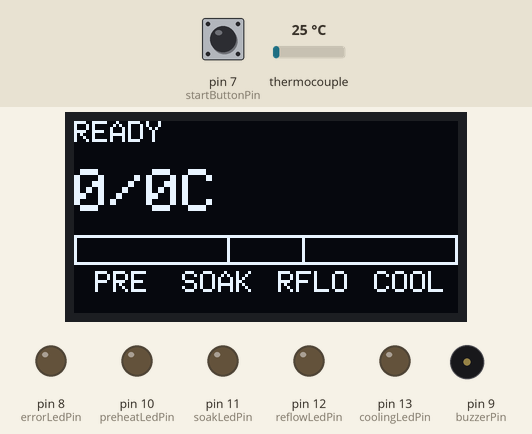
This sketch was run on a simulated Arduino Uno, built with avr-gcc and run on an emulated ATmega328P. Shown: 128×64 one-colour display, output pins drawn as LEDs (lit = HIGH), buzzer (waves = sounding). The test bench sets the inputs (shaded band); at power-on: pin 7 (startButtonPin) HIGH, thermocouple 25 °C. Pins used as bus, display or sensor lines are not drawn; what the sketch prints to the serial monitor is not drawn.

Above: at 12.7 s.
12.8 s: pin 7 (startButtonPin) pulled LOW for 0.15 s
At 13.9 s:
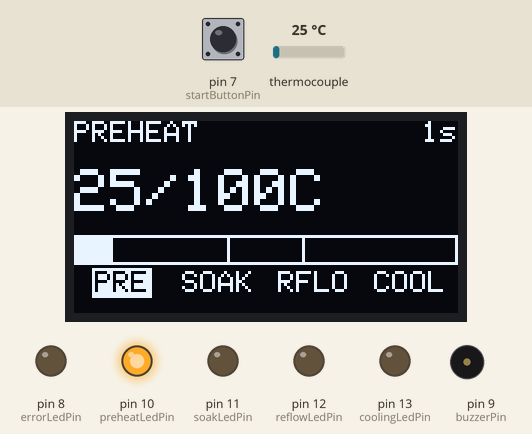
16.6 s: thermocouple set to 94 °C
At 17.9 s:
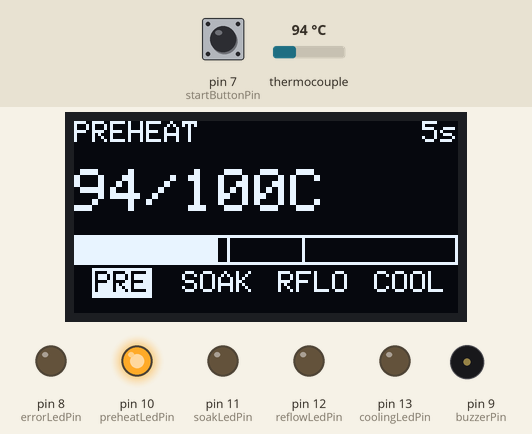
19.6 s: thermocouple set to 103 °C
At 21.9 s:
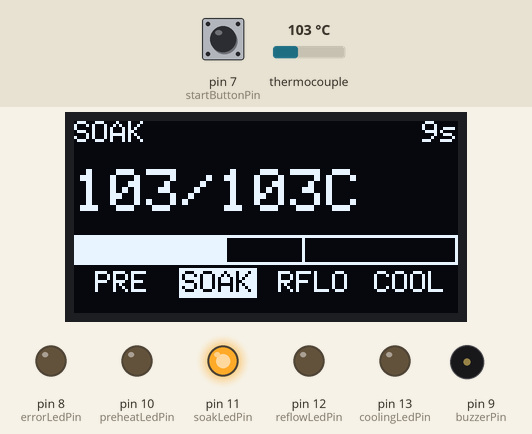
23.7 s: thermocouple set to 6 °C
At 24.7 s:
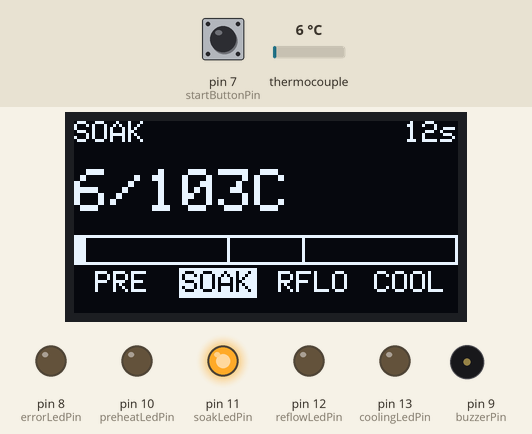
Timing chart, 0 to 26.7 s (numbered marks = the images above; inputs shaded):
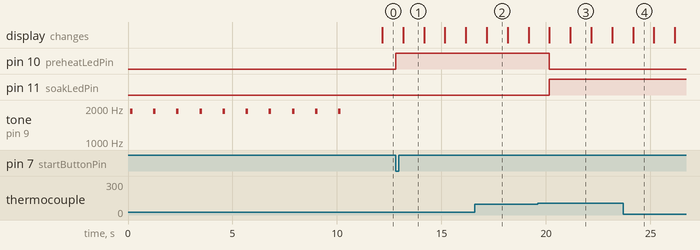

The sketch:

Reflow_Oven.ino
```cpp
#include <SPI.h>
#include <Wire.h>
#include <Adafruit_GFX.h>
#include <Adafruit_SSD1306.h>
#include <PID_v1.h>
#include "Adafruit_MAX31855.h"


// type definitions
typedef enum REFLOW_STATE
{
  REFLOW_STATE_IDLE,
  REFLOW_STATE_PREHEAT,
  REFLOW_STATE_SOAK,
  REFLOW_STATE_REFLOW,
  REFLOW_STATE_COOL,
  REFLOW_STATE_COMPLETE,
  REFLOW_STATE_TOO_HOT,
  REFLOW_STATE_ERROR
} reflowState_t;

typedef enum REFLOW_STATUS
{
  REFLOW_STATUS_OFF,
  REFLOW_STATUS_ON
} reflowStatus_t;


// constants
#define TEMPERATURE_ROOM        50

////// non-RoHS
#define TEMPERATURE_SOAK_MIN   100
#define TEMPERATURE_SOAK_MAX   150
#define TEMPERATURE_REFLOW_MAX 250    // was 230 - 250 to reclaim components

///// RoHS Values
// #define TEMPERATURE_SOAK_MIN   150
// #define TEMPERATURE_SOAK_MAX   200
// #define TEMPERATURE_REFLOW_MAX 250
#define TEMPERATURE_COOL_MIN   100
#define SENSOR_SAMPLING_TIME   1000
#define SOAK_TEMPERATURE_STEP  3.5   // was 5
#define SOAK_MICRO_PERIOD      9000

// PID parameters
// preheat stage
#define PID_KP_PREHEAT     100
#define PID_KI_PREHEAT     0.025
#define PID_KD_PREHEAT     20

// soaking stage
#define PID_KP_SOAK        300
#define PID_KI_SOAK        0.05
#define PID_KD_SOAK        250

// reflow stage
#define PID_KP_REFLOW      300
#define PID_KI_REFLOW      0.05
#define PID_KD_REFLOW      350

#define PID_SAMPLE_TIME    1000


// thermocouple pins
const int MAXDO  = 3;
const int MAXCS  = 4;
const int MAXCLK = 5;

// other pins
const int preheatLedPin = 10;
const int soakLedPin    = 11;
const int reflowLedPin  = 12;
const int coolingLedPin = 13;
const int errorLedPin   = 8;

const int startButtonPin = 7;
const int buzzerPin      = 9;
const int ssrPin         = 6;

// PID control variables
double setpoint;
double input;
double output;
double kp = PID_KP_PREHEAT;
double ki = PID_KI_PREHEAT;
double kd = PID_KD_PREHEAT;
int windowSize;
unsigned long windowStartTime;
unsigned long nextCheck;
unsigned long nextRead;
unsigned long timerSoak;

// reflow oven controller state machine
reflowState_t reflowState;

// reflow over controller status
reflowStatus_t reflowStatus;

// seconds timer
int timerSeconds;

// specify PID control interface
PID reflowOvenPID(&input, &output, &setpoint, kp, ki, kd, DIRECT);

// initialize thermocouple
Adafruit_MAX31855 thermocouple(MAXCLK, MAXCS, MAXDO);

// initialize display (128x64, I2C address 0x3C)
#define OLED_ADDRESS 0x3C
Adafruit_SSD1306 display(128, 64, &Wire, -1);


void setup() {
  int i = 0;

  pinMode(preheatLedPin, OUTPUT);
  pinMode(soakLedPin, OUTPUT);
  pinMode(reflowLedPin, OUTPUT);
  pinMode(coolingLedPin, OUTPUT);
  pinMode(errorLedPin, OUTPUT);
  pinMode(startButtonPin, INPUT_PULLUP);
  pinMode(buzzerPin, OUTPUT);
  pinMode(ssrPin, OUTPUT);

  turnSsrOff();   // ensure the SSR is off

  // serial communications
  Serial.begin(57600);

  display.begin(SSD1306_SWITCHCAPVCC, OLED_ADDRESS);
  display.clearDisplay();
  display.display();

  for (i = 0; i < 10; i++) {
    beep();
    delay(1000);
  }


  // set window size
  windowSize = 2000;

  // initialize time keeping variable
  nextCheck = millis();

  // initialize thermocouple reading
  nextRead = millis();

}

void loop()
{
  unsigned long now;

  // time to read thermocouple
  if (millis() - nextRead >= SENSOR_SAMPLING_TIME)
  {
    // read the thermocouple next sampling period
    nextRead += SENSOR_SAMPLING_TIME;

    // read current temperature
    input = thermocouple.readCelsius();

    // if thermocouple problem
    if (isnan(input))
    {
      // an illegal operation
      reflowState = REFLOW_STATE_ERROR;
      reflowStatus = REFLOW_STATUS_OFF;
    }
  }

  if (millis() - nextCheck >= 1000)
  {
    // check input in the next seconds
    nextCheck += 1000;

    // if reflow process is on going
    if (reflowStatus == REFLOW_STATUS_ON)
    {
      timerSeconds++;

      // send temperature and timestamp to serial
      Serial.print(timerSeconds);
      Serial.print(" ");
      Serial.print(setpoint);
      Serial.print(" ");
      Serial.print(input);
      Serial.print(" ");
      Serial.println(output);
    }
    else
    {
      // maybe turn off leds
    }

    updateDisplay();
  }

  switch(reflowState)
  {
    case REFLOW_STATE_IDLE:
      // if oven temperature is still above room temperature
      if (input >= TEMPERATURE_ROOM)
      {
        reflowState = REFLOW_STATE_TOO_HOT;
      }
      else if (digitalRead(startButtonPin) == LOW)
      {
        // start reflow process

        // send header for csv file
        Serial.println("Time Setpoint Input Output");

        // initialize seconds timer for serial debug info
        timerSeconds = 0;

        // initialize PID control window starting time
        windowStartTime = millis();

        // ramp up to minimum soak time
        setpoint = TEMPERATURE_SOAK_MIN;

        // Tell the PID to range between 0 and the full window size
        reflowOvenPID.SetOutputLimits(0, windowSize);

        reflowOvenPID.SetSampleTime(PID_SAMPLE_TIME);

        // Reset PID tunings to preheat values for new cycle
        reflowOvenPID.SetTunings(PID_KP_PREHEAT, PID_KI_PREHEAT, PID_KD_PREHEAT);

        // Turn the PID on
        reflowOvenPID.SetMode(AUTOMATIC);

        // Proceed to preheat stage
        reflowState = REFLOW_STATE_PREHEAT;
      }
      break;

    case REFLOW_STATE_PREHEAT:
        turnOnPreheatLed();
        reflowStatus = REFLOW_STATUS_ON;

        // if minimum soak temperature is achieved
        if (input >= TEMPERATURE_SOAK_MIN)
        {
          // chop soaking period into smaller sub-period
          timerSoak = millis() + SOAK_MICRO_PERIOD;

          // set agressive PID parameters for soaking ramp
          reflowOvenPID.SetTunings(PID_KP_SOAK, PID_KI_SOAK, PID_KD_SOAK);

          // ramp up to first section of soaking temperature
          setpoint = TEMPERATURE_SOAK_MIN + SOAK_TEMPERATURE_STEP;

          // proceed to soaking state
          reflowState = REFLOW_STATE_SOAK;
          turnOffPreheatLed();
        }
        break;

  case REFLOW_STATE_SOAK:
    turnOnSoakLed();

    // If micro soak temperature is achieved
    if (millis() > timerSoak) {
      timerSoak = millis() + SOAK_MICRO_PERIOD;

      // Increment micro setpoint
      setpoint += SOAK_TEMPERATURE_STEP;

      if (setpoint > TEMPERATURE_SOAK_MAX) {
        // Set agressive PID parameters for reflow ramp
        reflowOvenPID.SetTunings(PID_KP_REFLOW, PID_KI_REFLOW, PID_KD_REFLOW);

        // Ramp up to first section of soaking temperature
        setpoint = TEMPERATURE_REFLOW_MAX;

        // Proceed to reflowing state
        reflowState = REFLOW_STATE_REFLOW;
        turnOffSoakLed();
      }
    }
    break;

  case REFLOW_STATE_REFLOW:
    turnOnReflowLed();

    // We need to avoid hovering at peak temperature for too long
    // Crude method that works like a charm and safe for the components
    if (input >= (TEMPERATURE_REFLOW_MAX - 5)) {

      // Set PID parameters for cooling ramp
      reflowOvenPID.SetTunings(PID_KP_REFLOW, PID_KI_REFLOW, PID_KD_REFLOW);

      // Ramp down to minimum cooling temperature
      setpoint = TEMPERATURE_COOL_MIN;

      // Proceed to cooling state
      reflowState = REFLOW_STATE_COOL;
      turnOffReflowLed();
    }
    break;

  case REFLOW_STATE_COOL:
    turnOnCoolingLed();

    // If minimum cool temperature is achieve
    if (input <= TEMPERATURE_COOL_MIN) {
      // Turn off reflow process
      reflowStatus = REFLOW_STATUS_OFF;

      // Proceed to reflow Completion state
      reflowState = REFLOW_STATE_COMPLETE;
      turnOffCoolingLed();
    }
    break;

  case REFLOW_STATE_COMPLETE:
    buzzer();
    reflowState = REFLOW_STATE_IDLE;
    break;


  case REFLOW_STATE_TOO_HOT:

    // If oven temperature drops below room temperature
    if (input < TEMPERATURE_ROOM)
    {
      // Ready to reflow
      reflowState = REFLOW_STATE_IDLE;
    }
    break;

  case REFLOW_STATE_ERROR:
    turnOnErrorLed();

    // If thermocouple problem is still present
    if (isnan(input)) {
      // Wait until thermocouple wire is connected
    }
    else
    {
      // Clear to perform reflow process
      reflowState = REFLOW_STATE_IDLE;
      turnOffErrorLed();
    }
    break;

  } // end of switch

  // PID computation and SSR control
  if (reflowStatus == REFLOW_STATUS_ON)
  {
    now = millis();
    reflowOvenPID.Compute();

    if((now - windowStartTime) > windowSize)
    {
      // Time to shift the Relay Window
      windowStartTime += windowSize;
    }
    if(output > (now - windowStartTime)) {
      // Turn relay on to heat oven
      digitalWrite(ssrPin, HIGH);
    } else {
      // Turn relay off to turn oven off
      digitalWrite(ssrPin, LOW);
    }
  } else {
  // Reflow oven process is off, ensure oven is off
    digitalWrite(ssrPin, LOW);
  }

}


const char* stateString() {
  switch (reflowState) {
    case REFLOW_STATE_IDLE:     return "READY";
    case REFLOW_STATE_PREHEAT:  return "PREHEAT";
    case REFLOW_STATE_SOAK:     return "SOAK";
    case REFLOW_STATE_REFLOW:   return "REFLOW";
    case REFLOW_STATE_COOL:     return "COOL";
    case REFLOW_STATE_COMPLETE: return "COMPLETE";
    case REFLOW_STATE_TOO_HOT:  return "TOO HOT";
    case REFLOW_STATE_ERROR:    return "ERROR";
    default:                    return "";
  }
}

void updateDisplay() {
  display.clearDisplay();
  display.setTextColor(SSD1306_WHITE);

  // top row: state name left, elapsed time right
  display.setTextSize(1);
  display.setCursor(0, 0);
  display.print(stateString());
  if (reflowStatus == REFLOW_STATUS_ON) {
    char buf[8];
    snprintf(buf, sizeof(buf), "%ds", timerSeconds);
    display.setCursor(128 - (int)strlen(buf) * 6, 0);
    display.print(buf);
  }

  // middle: current temp / setpoint in larger text
  display.setTextSize(2);
  display.setCursor(0, 16);
  if (isnan(input)) {
    display.print("ERR");
  } else {
    display.print((int)input);
  }
  display.print("/");
  display.print((int)setpoint);
  display.print("C");

  // temperature progress bar (rows 38–47)
  // fills left-to-right from 0 °C to TEMPERATURE_REFLOW_MAX
  const int barY     = 38;
  const int barH     = 10;
  const int innerW   = 126;   // 128 - 2px border

  display.drawRect(0, barY, 128, barH, SSD1306_WHITE);

  if (!isnan(input) && input > 0) {
    int fill = (int)((input / TEMPERATURE_REFLOW_MAX) * innerW);
    if (fill > innerW) fill = innerW;
    if (fill > 0) display.fillRect(1, barY + 1, fill, barH - 2, SSD1306_WHITE);
  }

  // stage-boundary ticks (INVERSE punches through fill so they stay visible)
  int xSoakMin = 1 + (int)((float)TEMPERATURE_SOAK_MIN / TEMPERATURE_REFLOW_MAX * innerW);
  int xSoakMax = 1 + (int)((float)TEMPERATURE_SOAK_MAX / TEMPERATURE_REFLOW_MAX * innerW);
  display.drawFastVLine(xSoakMin, barY + 1, barH - 2, SSD1306_INVERSE);
  display.drawFastVLine(xSoakMax, barY + 1, barH - 2, SSD1306_INVERSE);

  // four stage labels in equal quarters (32 px each); active state inverted
  display.setTextSize(1);
  int labelY = barY + barH + 2;

  if (reflowState == REFLOW_STATE_PREHEAT) {
    display.fillRect(6,  labelY - 1, 20, 10, SSD1306_WHITE);
    display.setTextColor(SSD1306_BLACK);
  } else { display.setTextColor(SSD1306_WHITE); }
  display.setCursor(7,   labelY); display.print("PRE");

  if (reflowState == REFLOW_STATE_SOAK) {
    display.fillRect(35, labelY - 1, 26, 10, SSD1306_WHITE);
    display.setTextColor(SSD1306_BLACK);
  } else { display.setTextColor(SSD1306_WHITE); }
  display.setCursor(36,  labelY); display.print("SOAK");

  if (reflowState == REFLOW_STATE_REFLOW) {
    display.fillRect(67, labelY - 1, 26, 10, SSD1306_WHITE);
    display.setTextColor(SSD1306_BLACK);
  } else { display.setTextColor(SSD1306_WHITE); }
  display.setCursor(68,  labelY); display.print("RFLO");

  if (reflowState == REFLOW_STATE_COOL) {
    display.fillRect(99, labelY - 1, 26, 10, SSD1306_WHITE);
    display.setTextColor(SSD1306_BLACK);
  } else { display.setTextColor(SSD1306_WHITE); }
  display.setCursor(100, labelY); display.print("COOL");

  display.setTextColor(SSD1306_WHITE);

  display.display();
}

void turnOnPreheatLed()
{
  digitalWrite(preheatLedPin, HIGH);
}

void turnOffPreheatLed()
{
  digitalWrite(preheatLedPin, LOW);
}

void turnOnSoakLed()
{
  digitalWrite(soakLedPin, HIGH);
}


void turnOffSoakLed()
{
  digitalWrite(soakLedPin, LOW);
}


void turnOnReflowLed()
{
  digitalWrite(reflowLedPin, HIGH);
}

void turnOffReflowLed()
{
  digitalWrite(reflowLedPin, LOW);
}

void turnOnCoolingLed()
{
  digitalWrite(coolingLedPin, HIGH);
}

void turnOffCoolingLed()
{
  digitalWrite(coolingLedPin, LOW);
}

void turnOnErrorLed()
{
  digitalWrite(errorLedPin, HIGH);
  beep();
  delay(250);
  beep();
}


void turnOffErrorLed()
{
  digitalWrite(errorLedPin, LOW);
}


void turnSsrOff()
{
  digitalWrite(ssrPin, LOW);
}


void buzzer()
{
   int i = 0;

   for (i = 0; i < 1000; i++) {
      digitalWrite(buzzerPin, HIGH);
      delayMicroseconds(130);
      digitalWrite(buzzerPin, LOW);
      delayMicroseconds(400);
   }

  digitalWrite(buzzerPin, LOW);

}


void beep()
{
   int i = 0;

   for (i = 0; i < 200; i++) {
      digitalWrite(buzzerPin, HIGH);
      delayMicroseconds(130);
      digitalWrite(buzzerPin, LOW);
      delayMicroseconds(400);
   }

  digitalWrite(buzzerPin, LOW);

}
```

Measured:
- the behaviour switches between 99 and 100 °C on thermocouple (found by bisection; images 2 and 3)
- after the input at 12.8 s, pin 10 (preheatLedPin): LOW → HIGH at once; the display: changes after 0.37 s (image 1)
- after the input at 19.6 s, pin 10 (preheatLedPin): HIGH → LOW after 0.57 s; pin 11 (soakLedPin): LOW → HIGH after 0.57 s
- what the display in image 1 shows lasts 1.0 s, from 13.2 s to 14.2 s
